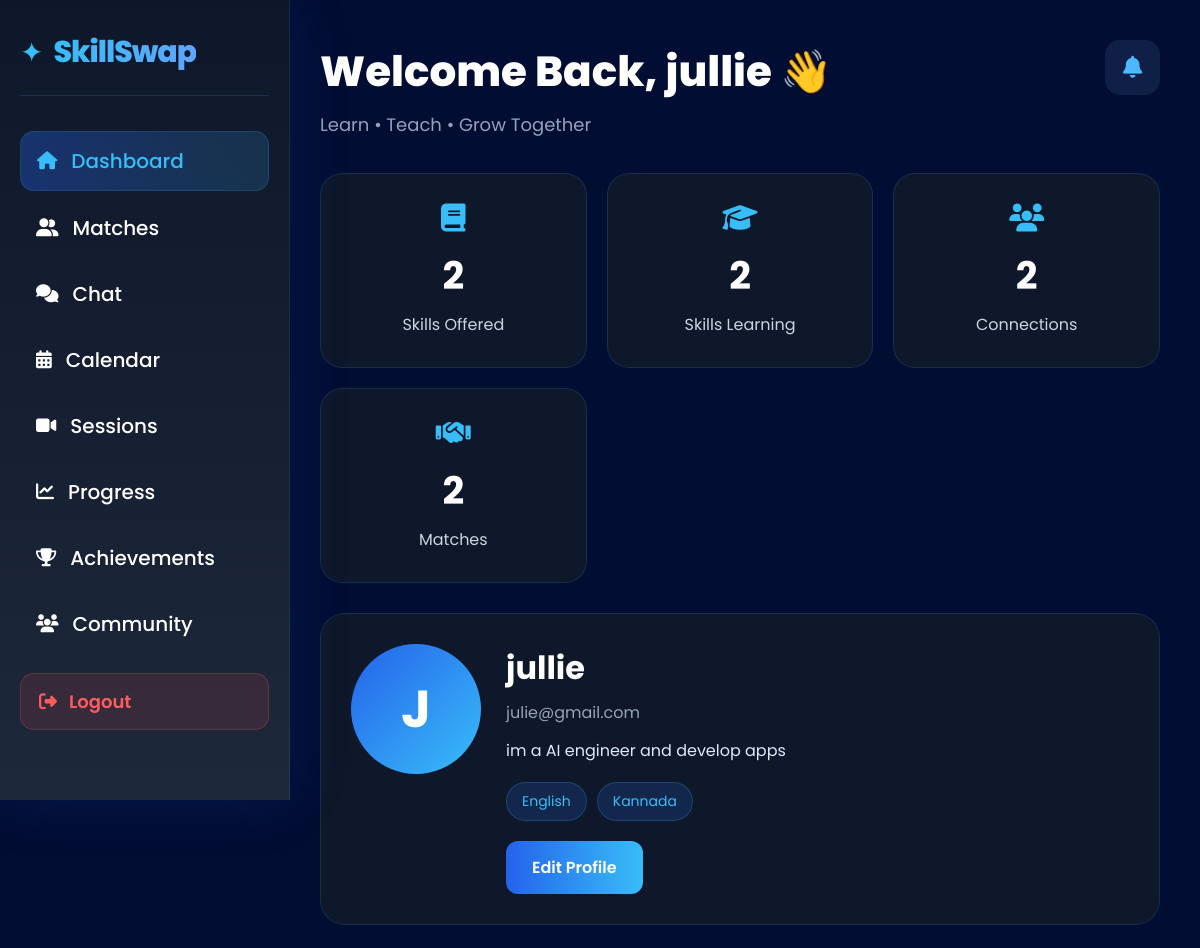
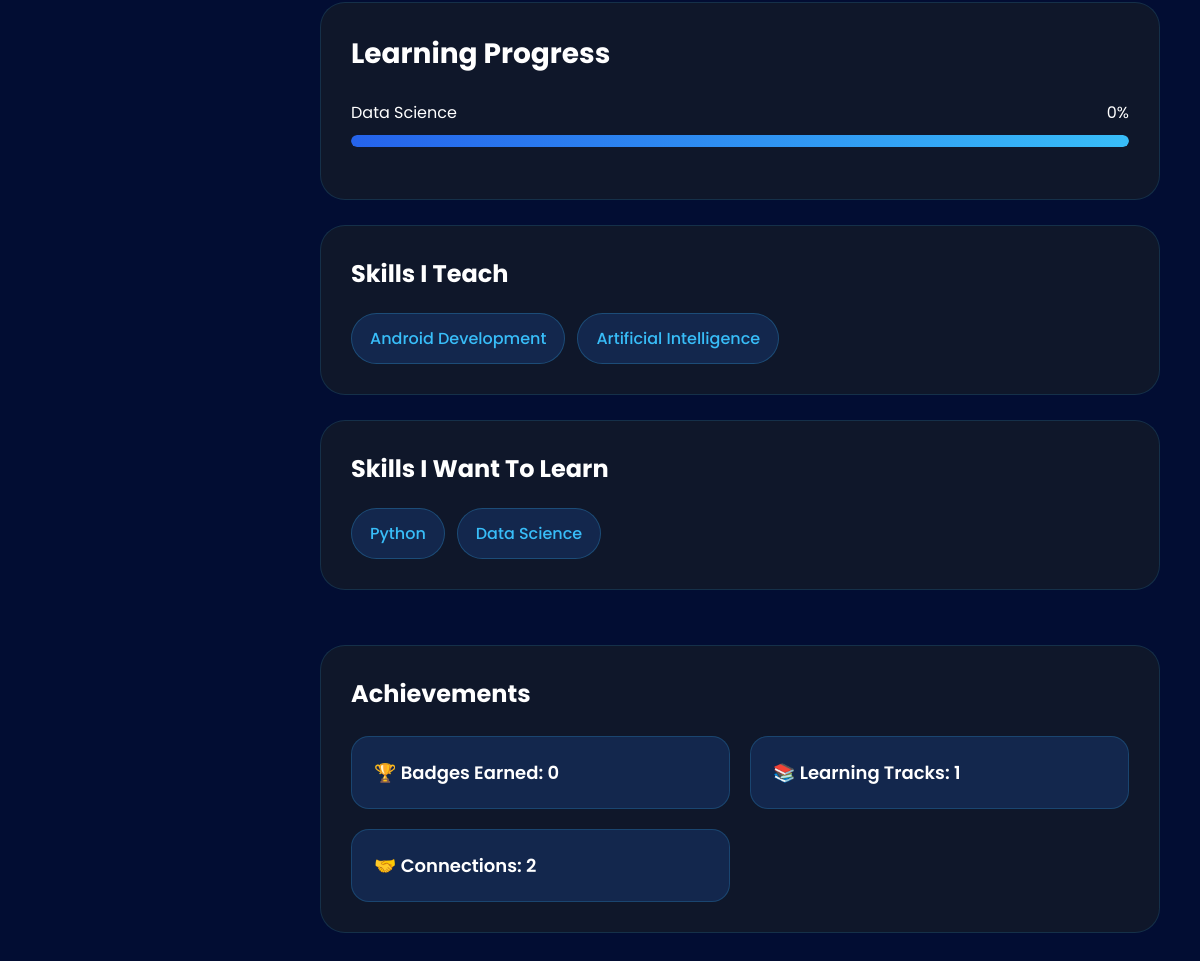
The app's page /dashboard (signed in) with its own data (2 pictures, top to bottom).
### tables this page shows
CREATE TABLE users (

    id INTEGER PRIMARY KEY AUTOINCREMENT,

    name TEXT NOT NULL,
    email TEXT UNIQUE NOT NULL,
    password TEXT NOT NULL,

    profile_pic TEXT DEFAULT '',

    bio TEXT DEFAULT '',

    teach_skills TEXT DEFAULT '',

    learn_skills TEXT DEFAULT '',

    languages TEXT DEFAULT ''

);

CREATE TABLE learning_tracks (

    id INTEGER PRIMARY KEY AUTOINCREMENT,

    teacher_id INTEGER NOT NULL,

    learner_id INTEGER NOT NULL,

    skill_name TEXT NOT NULL,

    total_sessions INTEGER DEFAULT 10,

    completed_sessions INTEGER DEFAULT 0,

    created_at TIMESTAMP DEFAULT CURRENT_TIMESTAMP

);

### app.py (the view)
@app.route('/dashboard')
def dashboard():
    if 'user_id' not in session:
        return redirect('/login')
    conn = get_connection()
    user = conn.execute(
        """
        SELECT *
        FROM users
        WHERE id=?
        """,
        (session['user_id'],)
    ).fetchone()
    skills_offered = len(
        [
            skill.strip()
            for skill in user['teach_skills'].split(',')
            if skill.strip()
        ]
    ) if user['teach_skills'] else 0
    skills_learning = len(
        [
            skill.strip()
            for skill in user['learn_skills'].split(',')
            if skill.strip()
        ]
    ) if user['learn_skills'] else 0
    connections = conn.execute(
        """
        SELECT COUNT(*) AS total
        FROM connections
        WHERE
        user1_id=?
        OR user2_id=?
        """,
        (
            session['user_id'],
            session['user_id']
        )
    ).fetchone()
    total_connections = connections['total']
    current_teach_skills = (
        user['teach_skills'].split(',')
        if user['teach_skills']
        else []
    )
    users = conn.execute(
        """
        SELECT *
        FROM users
        WHERE id != ?
        """,
        (session['user_id'],)
    ).fetchall()
    matched_users = []
    for other_user in users:
        learn_skills = (
            other_user['learn_skills'].split(',')
            if other_user['learn_skills']
            else []
        )
        if any(
            skill.strip() in
            [x.strip() for x in learn_skills]
            for skill in current_teach_skills
        ):
            matched_users.append(other_user)
    total_matches = len(matched_users)
    learning_tracks = conn.execute(
        """
        SELECT *
        FROM learning_tracks
        WHERE learner_id=?
        """,
        (session['user_id'],)
    ).fetchall()
    total_completed = sum(
        track['completed_sessions']
        for track in learning_tracks
    )
    earned_badges = 0
    if total_completed >= 1:
        earned_badges += 1
    if total_completed >= 5:
        earned_badges += 1
    if total_completed >= 10:
        earned_badges += 1
    if total_connections >= 3:
        earned_badges += 1
    if len(learning_tracks) >= 3:
        earned_badges += 1
    notifications = conn.execute(
        """
        SELECT notifications.*, users.name
        FROM notifications
        JOIN users
        ON notifications.sender_id = users.id
        WHERE notifications.receiver_id=?
        AND notifications.status='pending'
        ORDER BY notifications.created_at DESC
        """,
        (session['user_id'],)
    ).fetchall()
    conn.close()
    return render_template(
        'dashboard/dashboard.html',
        user=user,
        notifications=notifications,
        notifications_count=len(notifications),
        skills_offered=skills_offered,
        skills_learning=skills_learning,
        total_connections=total_connections,
        total_matches=total_matches,
        learning_tracks=learning_tracks,
        earned_badges=earned_badges,
        active_page='dashboard'
    )

### database/db.py (called while the page is built)
def get_connection():
    conn = sqlite3.connect(DATABASE)
    conn.row_factory = sqlite3.Row
    return conn

### templates/dashboard/dashboard.html (shortened to what this page needs)
<!DOCTYPE html>
<html lang="en">
<head>
<link rel="stylesheet"
href="{{ url_for('static', filename='css/sidebar.css') }}">
<link rel="stylesheet"
href="{{ url_for('static', filename='css/dashboard.css') }}">
<link rel="stylesheet"
href="https://cdnjs.cloudflare.com/ajax/libs/font-awesome/6.5.1/css/all.min.css">
</head>
<body>
{% include 'components/dashboard_sidebar.html' %}
<div class="main-content">
    <div class="welcome-header">
    <div>
        <h1>
            Welcome Back, {{ user['name'] }} 👋
        </h1>
        <p>
            Learn • Teach • Grow Together
        </p>
    </div>
    <div class="notification-wrapper">
        <button
class="notification-btn"
onclick="toggleNotifications()">
            <i class="fas fa-bell"></i>
        </button>
    </div>
</div>
    <div class="stats-grid">
        <div class="stat-card">
            <i class="fas fa-book"></i>
            <h2>{{ skills_offered }}</h2>
            <p>Skills Offered</p>
        </div>
        <div class="stat-card">
            <i class="fas fa-graduation-cap"></i>
            <h2>{{ skills_learning }}</h2>
            <p>Skills Learning</p>
        </div>
        <div class="stat-card">
            <i class="fas fa-users"></i>
            <h2>{{ total_connections }}</h2>
            <p>Connections</p>
        </div>
        <div class="stat-card">
            <i class="fas fa-handshake"></i>
            <h2>{{ total_matches }}</h2>
            <p>Matches</p>
        </div>
    </div>
    <div class="dashboard-grid">
        <div class="profile-card">
            {% if user['profile_pic'] %}
                <img src="{{ user['profile_pic'] }}"
                     class="profile-image">
            {% else %}
                <div class="profile-avatar">
                    {{ user['name'][0]|upper }}
                </div>
            {% endif %}
            <div class="profile-details">
                <h2 class="profile-name">
                    {{ user['name'] }}
                </h2>
                <p class="profile-email">
                    {{ user['email'] }}
                </p>
                <p class="profile-bio">
                    {{ user['bio'] if user['bio'] else 'No bio added yet.' }}
                </p>
                <div class="language-tags">
                    {% if user['languages'] %}
                        {% for language in user['languages'].split(',') %}
                            <span>{{ language }}</span>
                        {% endfor %}
                    {% else %}
                        <span>English</span>
                    {% endif %}
                </div>
                <a href="/edit-profile" class="edit-btn">
                    Edit Profile
                </a>
            </div>
        </div>
        <div class="progress-card">
            <h2>Learning Progress</h2>
{% if learning_tracks %}
{% for track in learning_tracks %}
{% if track.total_sessions > 0 %}
{% set progress =
((track.completed_sessions /
track.total_sessions) * 100)|int %}
{% else %}
{% set progress = 0 %}
{% endif %}
<div class="progress-item">
    <div class="label-row">
        <span>
            {{ track.skill_name }}
        </span>
        <span>
            {{ progress }}%
        </span>
    </div>
    <div class="progress-bar">
        <div class="progress-fill"
             style="width: { { progress } } %">
        </div>
    </div>
</div>
{% endfor %}
{% else %}
<p>No learning tracks yet.</p>
{% endif %}
        </div>
    <div class="skills-wrapper">
        <div class="skills-card">
            <h2>Skills I Teach</h2>
            <div class="tags">
                {% if user['teach_skills'] %}
                    {% for skill in user['teach_skills'].split(',') %}
                        <span class="tag">{{ skill }}</span>
                    {% endfor %}
                {% endif %}
            </div>
        </div>
        <div class="skills-card">
            <h2>Skills I Want To Learn</h2>
            <div class="tags">
                {% if user['learn_skills'] %}
                    {% for skill in user['learn_skills'].split(',') %}
                        <span class="tag">{{ skill }}</span>
                    {% endfor %}
                {% endif %}
            </div>
        </div>
    </div>
    <div class="achievement-card">
        <h2>Achievements</h2>
<div class="achievement-grid">
    <div class="achievement-box">
        🏆 Badges Earned:
        {{ earned_badges }}
    </div>
    <div class="achievement-box">
        📚 Learning Tracks:
        {{ learning_tracks|length }}
    </div>
    <div class="achievement-box">
        🤝 Connections:
        {{ total_connections }}
    </div>
</div>
</div>
</body>
</html>

### static/css/sidebar.css (style rules this page uses)
* { margin:0; padding:0; box-sizing:border-box; }
.main-content { margin-left:290px; padding:40px; }

### static/css/dashboard.css (style rules this page uses)
* { margin:0; padding:0; box-sizing:border-box; font-family:'Poppins',sans-serif; }
body { background:#020d33; color:#fff; }
.main-content { margin-left:280px; padding:40px; }
.welcome-header { margin-bottom:35px; }
.welcome-header h1 { font-size:42px; font-weight:800; margin-bottom:8px; }
.welcome-header p { color:#94a3b8; font-size:18px; }
.stats-grid { display:grid; grid-template-columns:repeat(auto-fit,minmax(220px,1fr)); gap:20px; margin-bottom:30px; }
.stat-card { background:#0f172a; border:1px solid rgba(56,189,248,.15); border-radius:22px; padding:30px; text-align:center; transition:.3s; }
.stat-card i { font-size:28px; color:#38bdf8; margin-bottom:15px; }
.stat-card h2 { font-size:38px; margin-bottom:8px; }
.stat-card p { color:#cbd5e1; }
.dashboard-grid { display:grid; grid-template-columns:1.2fr 1fr; gap:25px; margin-bottom:30px; }
.profile-card { background:#0f172a; border:1px solid rgba(56,189,248,.15); border-radius:25px; padding:30px; display:flex; gap:25px; align-items:flex-start; }
.progress-card { background:#0f172a; border:1px solid rgba(56,189,248,.15); border-radius:25px; padding:30px; }
.profile-avatar { width:130px; height:130px; border-radius:50%; display:flex; align-items:center; justify-content:center; background:linear-gradient( 135deg, #2563eb, #38bdf8); font-size:52px; font-weight:700; }
.profile-details { flex:1; }
.profile-name { font-size:32px; margin-bottom:8px; }
.profile-email { color:#94a3b8; margin-bottom:12px; }
.profile-bio { color:#dbeafe; line-height:1.7; margin-bottom:18px; }
.language-tags { display:flex; flex-wrap:wrap; gap:10px; margin-bottom:20px; }
.language-tags span { background:#13274d; border:1px solid rgba(56,189,248,.2); padding:8px 15px; border-radius:30px; color:#38bdf8; font-size:14px; }
.edit-btn { display:inline-block; padding:14px 26px; border-radius:12px; text-decoration:none; color:white; font-weight:600; background:linear-gradient( 90deg, #2563eb, #38bdf8); }
.progress-card h2 { margin-bottom:25px; font-size:28px; }
.progress-item { margin-bottom:22px; }
.label-row { display:flex; justify-content:space-between; margin-bottom:10px; }
.progress-bar { width:100%; height:12px; background:#1e293b; border-radius:30px; overflow:hidden; }
.progress-fill { height:100%; border-radius:30px; background:linear-gradient( 90deg, #2563eb, #38bdf8); }
.skills-wrapper { display:grid; grid-template-columns:1fr 1fr; gap:25px; margin-bottom:30px; }
.skills-card { background:#0f172a; border:1px solid rgba(56,189,248,.15); border-radius:25px; padding:30px; }
.skills-card h2 { margin-bottom:22px; }
.tags { display:flex; flex-wrap:wrap; gap:12px; }
.tag { background:#13274d; border:1px solid rgba(56,189,248,.25); padding:12px 18px; border-radius:30px; color:#38bdf8; font-weight:500; }
.achievement-card { background:#0f172a; border:1px solid rgba(56,189,248,.15); border-radius:25px; padding:30px; }
.achievement-card h2 { margin-bottom:25px; }
.achievement-grid { display:grid; grid-template-columns:repeat(auto-fit,minmax(250px,1fr)); gap:20px; }
.achievement-box { background:#13274d; border:1px solid rgba(56,189,248,.2); border-radius:18px; padding:22px; font-size:18px; font-weight:600; }
@media (max-width:1200px) { .dashboard-grid, .skills-wrapper { grid-template-columns:1fr; } }
.welcome-header { display:flex; justify-content:space-between; align-items:flex-start; }
.notification-wrapper { position:relative; }
.notification-btn { width:55px; height:55px; border:none; border-radius:15px; background:#0f1f46; color:#4db8ff; font-size:22px; cursor:pointer; position:relative; }

### records on screen
users: name "jullie", name "J", email "julie@gmail.com", bio "im a AI engineer and develop apps"
learning_tracks: skill_name "Data Science", completed_sessions "0"
users: learn_skills "Python"

### other values on screen
{{ skills_offered }} "2"
{{ skills_learning }} "2"
{{ total_connections }} "2"
{{ total_matches }} "2"
{{ language }} "English" "Kannada"
{{ skill }} "Android Development" "Artificial Intelligence"
{{ skill }} "Data Science"
{{ earned_badges }} "0"
{{ learning_tracks|length }} "1"
